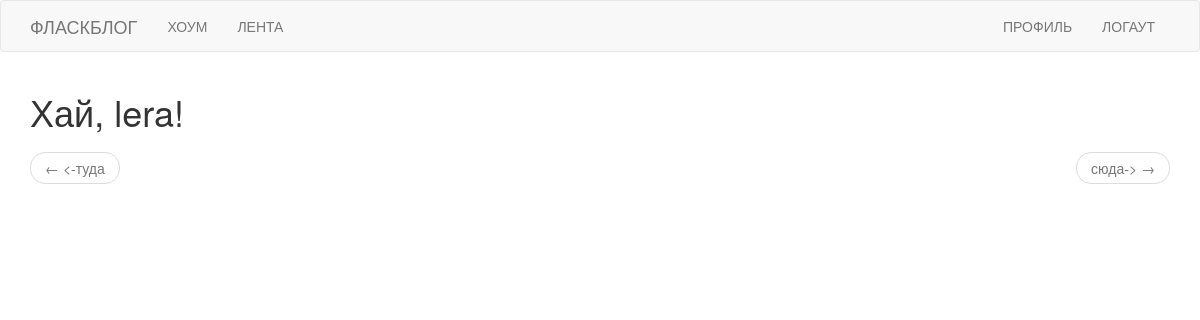
The page /explore (signed in) on the database as committed earlier.
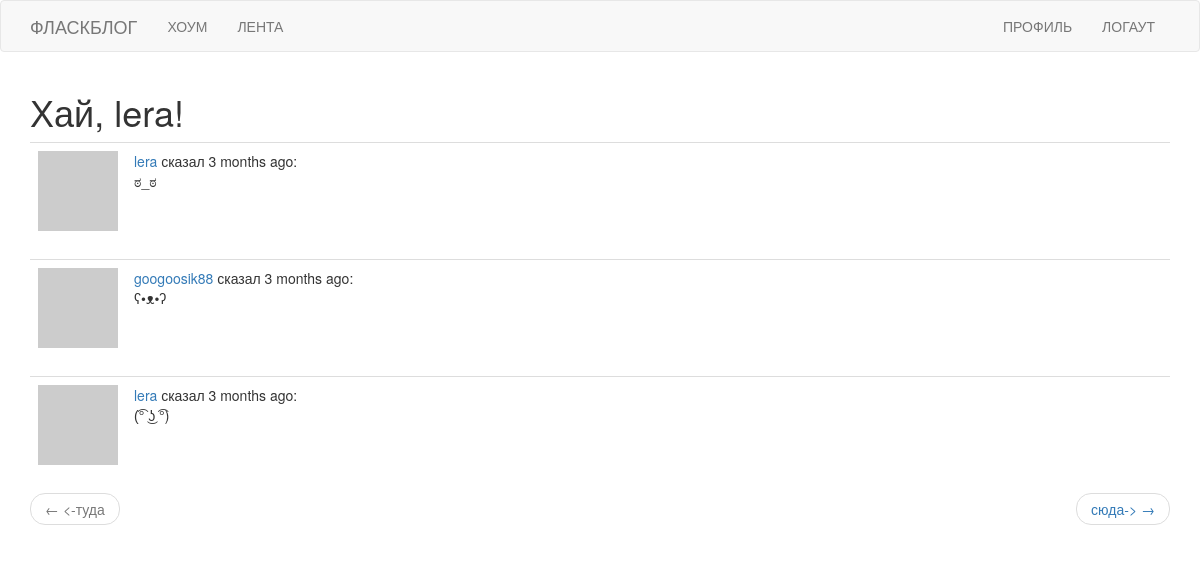
The same page on the database as committed later.
### app/models.py (models this page shows, shortened)
class Post(db.Model):
    id = db.Column(db.Integer, primary_key=True)
    body = db.Column(db.String(140))
    timestamp = db.Column(db.DateTime, index=True, default=datetime.utcnow)
    user_id = db.Column(db.Integer, db.ForeignKey('user.id'))

class User(UserMixin, db.Model):
    id = db.Column(db.Integer, primary_key=True)
    username = db.Column(db.String(64), index=True, unique=True)
    email = db.Column(db.String(120), index=True, unique=True)
    password_hash = db.Column(db.String(128))
    about_me = db.Column(db.String(140))
    last_seen = db.Column(db.DateTime, default=datetime.utcnow)
    posts = db.relationship('Post', backref='author', lazy='dynamic')
    followed = db.relationship(
        'User', secondary=followers,
        primaryjoin=(followers.c.follower_id == id),
        secondaryjoin=(followers.c.followed_id == id),
        backref=db.backref('followers', lazy='dynamic'), lazy='dynamic')
    def avatar(self, size):
        digest = md5(self.email.lower().encode('utf-8')).hexdigest()
        return 'https://www.gravatar.com/avatar/{}?d=identicon&s={}'.format(digest, size)
    """Подписка"""
    """Отписка"""
    """Проверка на подписку"""
    """Лента"""
    '''Запрос токена на восстановление пароля'''
    '''Верификация токена на восстановление пароля'''

### app/routes.py (the view)
@app.route('/explore')
@login_required
def explore():
    page = request.args.get('page', 1, type=int)
    posts = Post.query.order_by(Post.timestamp.desc()).paginate(
        page, app.config['POST_PER_PAGE'], False)
    next_url = url_for('explore', page=posts.next_num) if posts.has_next else None
    prev_url = url_for('explore', page=posts.prev_num) if posts.has_prev else None
    return render_template('index.html', title='Explore', posts=posts.items,
                           next_url=next_url, prev_url=prev_url)

### app/models.py (called while the page is built)
@login.user_loader
def load_user(id):
    return User.query.get(int(id))

### app/routes.py (called while the page is built)
@app.before_request
def before_request():
    if current_user.is_authenticated:
        current_user.last_seen = datetime.utcnow()
        db.session.commit()

### app/templates/index.html (shortened to what this page needs)
{% extends "base.html" %}
{% import 'bootstrap/wtf.html' as wtf %}
{% block app_content %}
    <h1>Хай, {{ current_user.username }}!</h1>
    {% for post in posts %}
        {% include '_post.html' %}
    {% endfor %}
    <nav aria-label="...">
        <ul class="pager">
            <li class="previous{% if not prev_url %} disabled{% endif %}">
                <a href="{{ prev_url or '#' }}">
                    <span aria-hidden="true">&larr;</span> <-туда
                </a>
            </li>
            <li class="next{% if not next_url %} disabled{% endif %}">
                <a href="{{ next_url or '#' }}">
                    сюда-> <span aria-hidden="true">&rarr;</span>
                </a>
            </li>
        </ul>
    </nav>
{% endblock %}

### app/templates/_post.html
<table class="table table-hover">
    <tr>
        <td width="70px">
            <a href="{{ url_for('user', username=post.author.username) }}">
                <img src="{{ post.author.avatar(70) }}" />
            </a>
        </td>
        <td>
            <a href="{{ url_for('user', username=post.author.username) }}">
                {{ post.author.username }}
            </a>
            сказал {{ moment(post.timestamp).fromNow() }}:
            <br>
            {{ post.body }}
        </td>
    </tr>
</table>

Rows that differ between the two databases and show on the page:
added Post: author.username "lera", timestamp "3 months ago", body "ಠ_ಠ"
added Post: author.username "googoosik88", timestamp "3 months ago", body "ʕ•ᴥ•ʔ"
added Post: author.username "lera", timestamp "3 months ago", body "(͡° ͜ʖ ͡°)"
